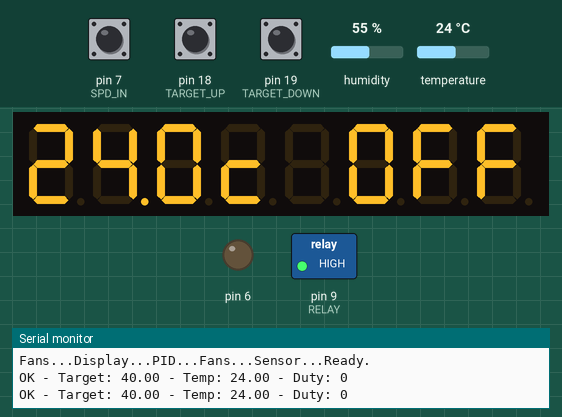
A sketch run on a simulated SparkFun Pro Micro, built with avr-gcc and run on an emulated ATmega32U4. Shown: 8-digit seven-segment display, switched loads named in the sketch (green lamp = pin HIGH), output pins drawn as LEDs (lit = HIGH), the last lines printed to the serial monitor. The inputs (shaded band) are chosen by the test bench; at power-on: pin 18 (TARGET_UP) HIGH, temperature 24 °C, pin 19 (TARGET_DOWN) HIGH, pin 7 (SPD_IN) HIGH, humidity 55 %. EEPROM starts erased.

Above: at 6.2 s.
6.3 s: pin 18 (TARGET_UP) pulled LOW for 0.15 s
At 6.8 s:
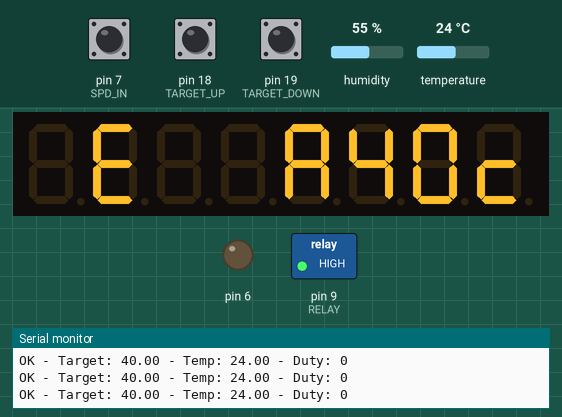
10.9 s: temperature set to 12 °C
At 14.3 s:
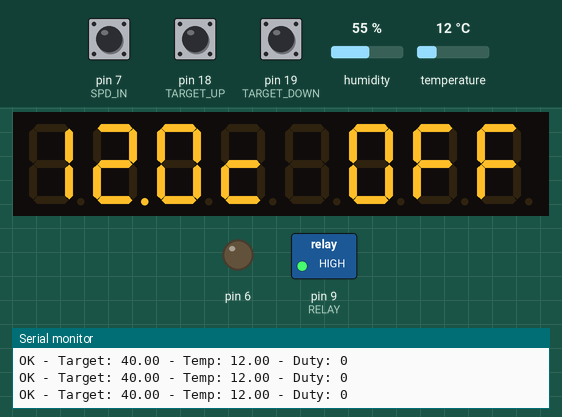
14.6 s: temperature set to 19 °C
At 18.3 s:
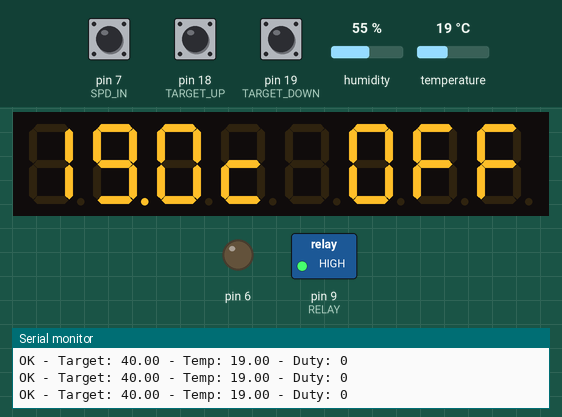
18.6 s: temperature set to 28 °C
At 21.6 s:
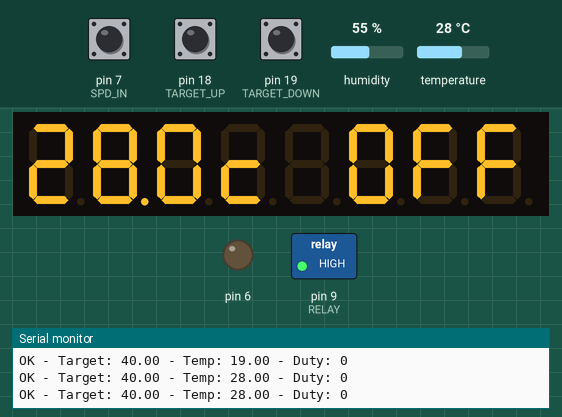
22.6 s: pin 18 (TARGET_UP) pulled LOW for 3.2 s
At 24.0 s:
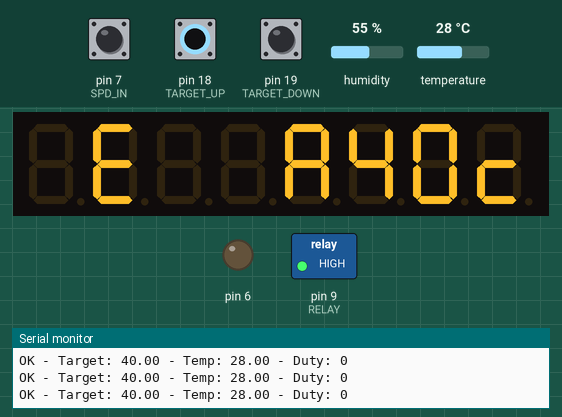
30.3 s: pin 19 (TARGET_DOWN) pulled LOW for 3.2 s
Timing chart, 0 to 33.3 s (numbered marks = the images above; inputs shaded):
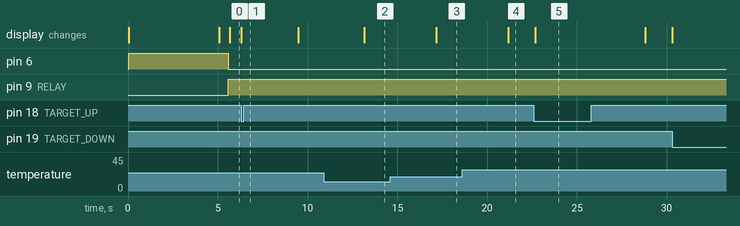

Measured:
- after the input at 6.3 s, the display: changes at once (image 1)
- after the input at 10.9 s, the display: changes after 2.3 s (image 2)
- after the input at 14.6 s, the display: changes after 2.6 s (image 3)
- after the input at 18.6 s, the display: changes after 2.6 s (image 4)
- after the input at 22.6 s, the display: changes after 0.07 s (image 5)

The sketch:

fancontrol.ino
```cpp
// (licence header left out)
#include <PID_v1.h>       // https://github.com/br3ttb/Arduino-PID-Library
#include <DHT.h>          // https://github.com/markruys/arduino-DHT
#include <LedControl.h>   // https://github.com/wayoda/LedControl
#include <EEPROM.h>

// Change this if you want your current settings to be overwritten.
#define CONFIG_VERSION "f01"
// Where to store config data in EEPROM
#define CONFIG_START 32

// Pin 6 shortcut
#define PWM6        OCR4D

// Terminal count
#define PWM6_MAX OCR4C

/*        Pinouts       */
#define SPD_IN 7        // RPM input pin

// 7-segment display
#define SEG_DIN 16
#define SEG_CLK 14
#define SEG_CS 15

#define RELAY 9         // Relay output pin

#define TEMP_IN 4       // Temperature sensor input pin
#define TARGET_UP 18    // Up/Down buttons pins
#define TARGET_DOWN 19

#define DBG true
// Debug macro to print messages to serial
#define DEBUG(x)  if(DBG && Serial) { Serial.print (x); }

// Tells the amount of time (in ms) to wait between updates
#define WAIT 500

#define DUTY_MIN 64        // The minimum fans speed (0...255)
#define DUTY_DEAD_ZONE 64  // The delta between the minimum output for the PID and DUTY_MIN (DUTY_MIN - DUTY_DEAD_ZONE).

#define KP 0.4
#define KI 0.4
#define KD 0.05

/* Target set vars */
bool targetMode = false;
bool lastUp = false, lastDown = false;
bool up, down = false;

/* RPM calculation */
volatile unsigned long duration = 0; // accumulates pulse width
volatile unsigned int pulsecount = 0;
volatile unsigned long previousMicros = 0;
int ticks = 0, speed = 0;

unsigned long prev1, prev2, prev3 = 0; // Time placeholders

double duty;
// Display temp, .5 rounded and Compute temp, integer (declared as double because of PID library input);
double dtemp, ctemp;

// Fan status
bool fanRunning = true;

// Settings
struct StoreStruct
{
  // This is for mere detection if they are your settings
  char version[4];
  // The variables of your settings
  double target;
} storage = { // Default values
  CONFIG_VERSION,
  40
};

// Initialize all the libraries.
PID fanPID(&ctemp, &duty, &storage.target, KP, KI, KD, REVERSE);
LedControl lc = LedControl(SEG_DIN, SEG_CLK, SEG_CS, 1);
DHT sensor;

/* Configure the PWM clock */
void pwm6configure()
{
  // TCCR4B configuration
  TCCR4B = 4; /* 4 sets 23437Hz */

  // TCCR4C configuration
  TCCR4C = 0;

  // TCCR4D configuration
  TCCR4D = 0;

  // PLL Configuration
  PLLFRQ = (PLLFRQ & 0xCF) | 0x30;

  // Terminal count for Timer 4 PWM
  OCR4C = 255;
}

// Set PWM to D6 (Timer4 D)
// Argument is PWM between 0 and 255
void pwmSet6(int value)
{
  OCR4D = value;  // Set PWM value
  DDRD |= 1 << 7; // Set Output Mode D7
  TCCR4C |= 0x09; // Activate channel D
}

/* Called when hall sensor pulses */
void pickRPM ()
{
  volatile unsigned long currentMicros = micros();

  if (currentMicros - previousMicros > 20000) // Prevent pulses less than 20k micros far.
  {
    duration += currentMicros - previousMicros;
    previousMicros = currentMicros;
    ticks++;
  }
}

/* Settings management on the EEPROM */
void loadConfig()
{
  // Check if saved bytes have the same "version" and loads them. Otherwise it will load the default values.
  if (EEPROM.read(CONFIG_START + 0) == CONFIG_VERSION[0] &&
      EEPROM.read(CONFIG_START + 1) == CONFIG_VERSION[1] &&
      EEPROM.read(CONFIG_START + 2) == CONFIG_VERSION[2])
    for (unsigned int t = 0; t < sizeof(storage); t++)
      *((char*)&storage + t) = EEPROM.read(CONFIG_START + t);
}

void saveConfig()
{
  for (unsigned int t = 0; t < sizeof(storage); t++)
    EEPROM.update(CONFIG_START + t, *((char*)&storage + t));
}

/* LCD MANAGEMENT FUNCTIONS */

/* Writes 'str' to the lcd, starting at 'index' */
void writeSeg(const char str[], byte index)
{
  int size = strlen(str);

  for (int i = 0; i < size; i++)
  {
    lc.setChar(0, index + i, str[(size - 1) - i], false);
  }
}

/* writes the temperature on the lcd. 'off' defines the offset and dInt defines whether the temp is an int or a float */
void writeTemp(float temp, byte off, bool dInt = false)
{
  byte t[3];

  if (!dInt) // If it's a float, then multiply by 10 to get rid of the decimal value
  {
    temp *= 10;
  }

  // Split the value in an array of bytes
  t[0] = (int)temp % 10;
  temp /= 10;

  t[1] = (int)temp % 10;

  if (!dInt)
  {
    temp /= 10;
    t[2] = (int)temp % 10;
  }

  // Do the actual printing
  for (byte i = 1; i < 4; i++)
  {
    lc.setDigit(0, i + off, t[i - 1], (i == 2 && !dInt));
  }
  lc.setChar(0, off, 'C', false);
}

/* Calls the right functions to fill the left half of the lcd */
void writeLeft()
{
  if (targetMode)
  {
    writeSeg("Set ", 4);
  }
  else
  {
    writeTemp(dtemp, 4);
  }
}

/* Calls the right functions to fill the right half of the lcd */
void writeRight()
{
  if (targetMode)
  {
    writeTemp(storage.target, 0, true);
  }
  else
  {
    char tmp[5];
    if (fanRunning)
    {
      sprintf(tmp, "%4u", map(round(duty), 0, 255, 0, 100));
    }
    else
    {
      strcpy(tmp, " 0ff");
    }
    writeSeg(tmp, 0);
  }
}

/* Routine that updates the display */
void printSeg()
{
  writeRight();
  writeLeft();
}


void setup()
{
  Serial.begin(115200);
  if (DBG)
  {
    while (!Serial) {}    /*   WAIT FOR THE SERIAL CONNECTION FOR DEBUGGING   */
  }

  DEBUG("Fans...");

  pinMode(SPD_IN, INPUT);
  pinMode(RELAY, OUTPUT);
  pinMode(TARGET_UP, INPUT_PULLUP);
  pinMode(TARGET_DOWN, INPUT_PULLUP);

  attachInterrupt(digitalPinToInterrupt(SPD_IN), pickRPM, FALLING);

  DEBUG("Display...");
  lc.clearDisplay(0);
  lc.shutdown(0, false);
  lc.setIntensity(0, 15);

  writeSeg("Fan Ctrl", 0);

  pwm6configure();

  loadConfig();

  DEBUG("PID...");
  // Setup the PID to work with our settings
  fanPID.SetSampleTime(WAIT);
  fanPID.SetOutputLimits(DUTY_MIN - DUTY_DEAD_ZONE, 255);
  fanPID.SetMode(AUTOMATIC);

  DEBUG("Fans...");
  pwmSet6(255);
  // Let the fan run for 5s. Here we could add a fan health control to see if the fan revs to a certain value.
  delay(5000);

  DEBUG("Sensor...");
  sensor.setup(TEMP_IN);

  DEBUG("Ready.\n\n");
  lc.clearDisplay(0);

  prev1 = millis();
}

void loop()
{
  unsigned long cur = millis();
  bool shouldPrint = false;

  lastUp = up;
  lastDown = down;
  up = !digitalRead(TARGET_UP);
  down = !digitalRead(TARGET_DOWN);

  if (cur - prev3 >= sensor.getMinimumSamplingPeriod())
  {
    if (sensor.getStatus() == 0)
    {
      prev3 = cur;
      double t = sensor.getTemperature();

      /* Sometimes I get a checksum error from my DHT-22.
         To avoid exceptions I check if the reported temp is a number.
         This should work only with the "getStatus() == 0" above, but it gave me errors anyway, So I doublecheck */
      if (!isnan(t))
      {
        dtemp = round(t * 2.0) / 2.0;
        ctemp = round(t);
      }
    }
    else
    {
      // If there's an error in the sensor, wait 5 seconds to let the communication reset
      prev3 += 5000;
      sensor.setup(TEMP_IN);
    }
  }

  fanPID.Compute(); // Do magic

  if (cur - prev1 >= WAIT)
  {
    prev1 = cur;
    unsigned long _duration = duration;
    unsigned long _ticks = ticks;
    duration = 0;

    // Calculate fan speed
    float Freq = (1e6 / float(_duration) * _ticks) / 2;
    speed = Freq * 60;
    ticks = 0;

    // Turn the fans ON/OFF
    if (round(duty) < DUTY_MIN)
    {
      digitalWrite(RELAY, HIGH);
      PWM6 = 0;
      fanRunning = false;
    }
    else
    {
      fanRunning = true;
      PWM6 = duty;
      digitalWrite(RELAY, LOW);
    }

    shouldPrint = true; // Things have changed. remind to update the display

    DEBUG(sensor.getStatusString());
    DEBUG(" - Target: ");
    DEBUG(storage.target);
    DEBUG(" - Temp: ");
    DEBUG(ctemp);
    DEBUG(" - Duty: ");
    DEBUG(map(round(duty), 0, 255, 0, 100));
    DEBUG("\n");
  }

  /* Checks if the +/- buttons are pressed and if it's not the first time they've been pressed. */
  if (up && !lastUp == up && targetMode && storage.target < 255)
  {
    storage.target++;
  }

  if (down && !lastDown == down && targetMode && storage.target > 0)
  {
    storage.target--;
  }

  /* If either + or - buttons are pressed, enter target mode and display the current target on the lcd. */
  if (up || down)
  {
    targetMode = true;
    shouldPrint = true;
    prev2 = cur;
  }

  /* If 3 secs have elapsed and no button has been pressed, exit target mode. */
  if (targetMode && cur - prev2 >= 3000)
  {
    targetMode = false;
    shouldPrint = true;

    saveConfig();   // Save the config only when exiting targetMode to reduce EEPROM wear
  }

  if (shouldPrint)
    printSeg();
}
```
